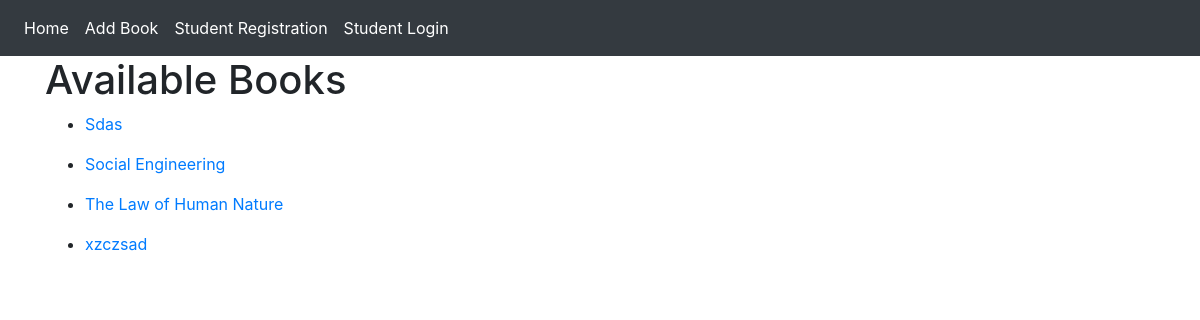
The page /books/ on the database its author committed.
### books/models.py (models this page shows, shortened)
class Book(models.Model):
    title = models.CharField(max_length=50)
    author = models.CharField(max_length=50)
    published_by = models.CharField(max_length=50)
    cover = models.ImageField(upload_to = 'covers', blank = True, null = True)

### books/views.py (the view)
# urls.py: path('', views.index, name = 'index'),
def index(request):
    books = Book.objects.order_by('title').all()
    diction = {
        'books': books,
    }
    return render(request, 'books/index.html', context = diction)

### templates/books/index.html
{% extends 'base.html' %}
{% block content %}
    <h1>Available Books</h1>
    {% for book in books %}
        <ul>
            <li><a href = "{% url 'book_details' pk=book.id %}">{{book.title}}</a></li>
        </ul>
    {% endfor %}
{% endblock content %}

### rows shown on the page
Book: title "Sdas"
Book: title "Social Engineering"
Book: title "The Law of Human Nature"
Book: title "xzczsad"
